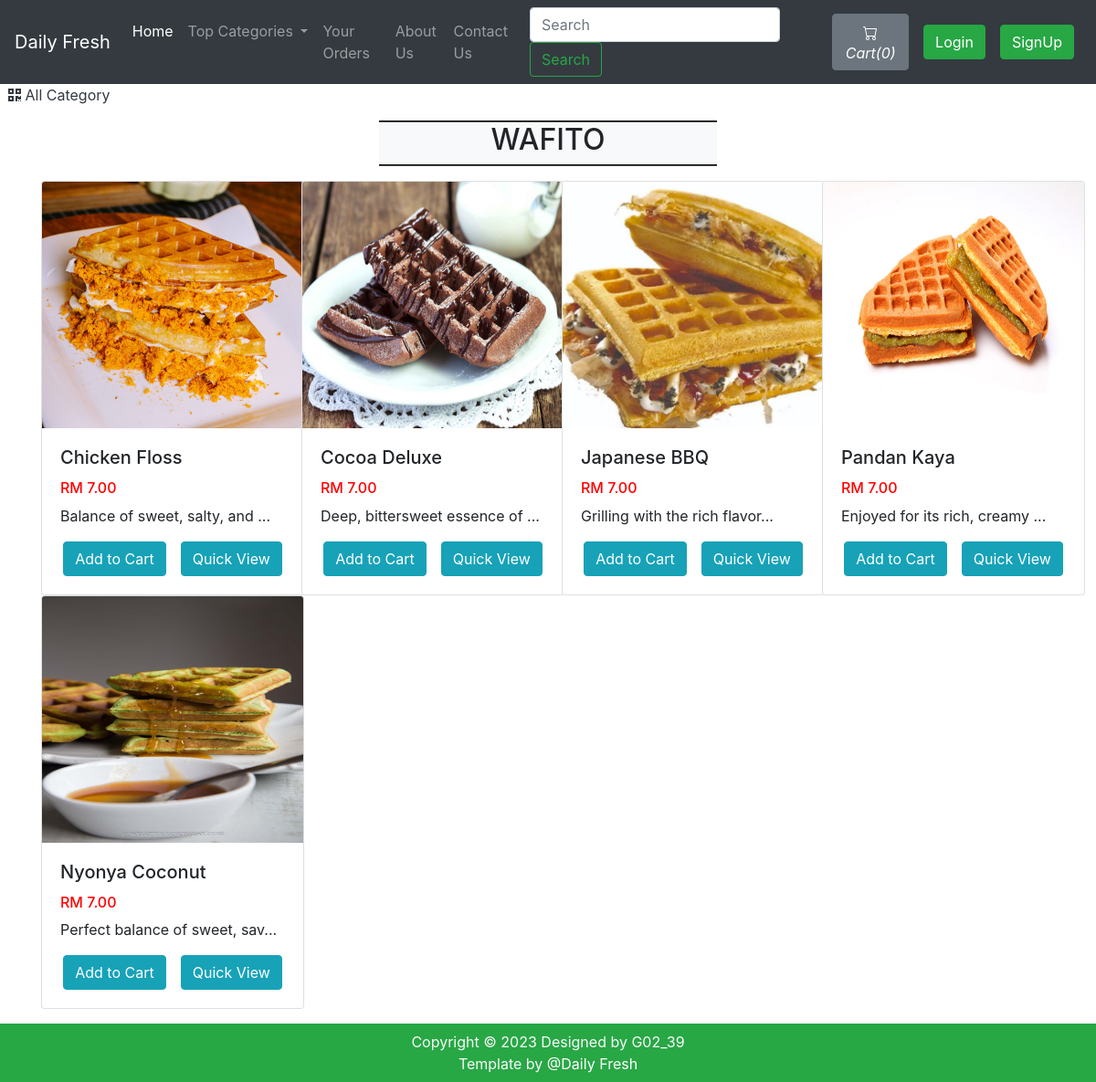
The page /viewPizzaList.php?catid=2 on the database as committed earlier.
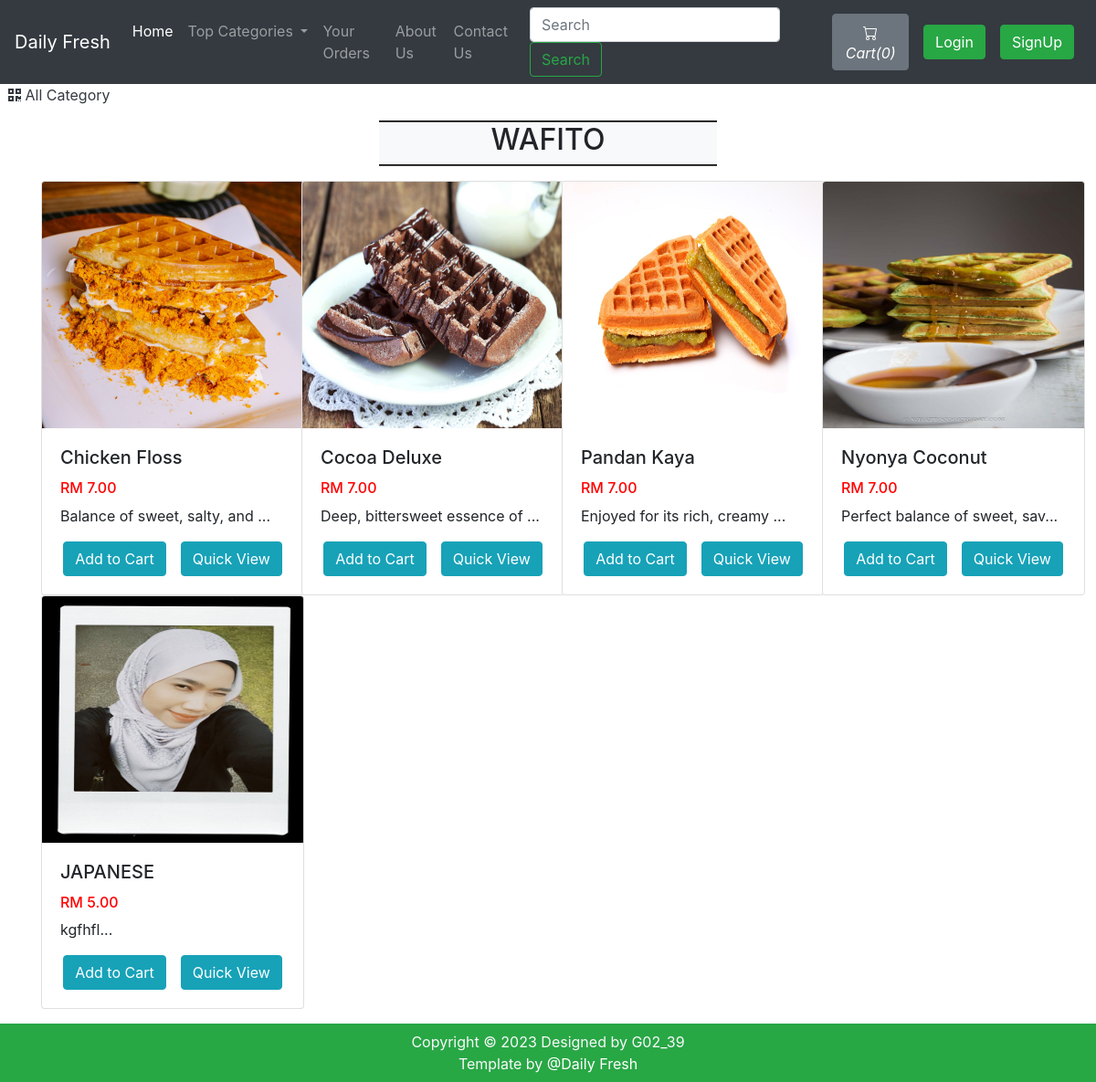
The same page on the database as committed later.
### tables this page shows
CREATE TABLE `pizza` (
  `pizzaId` int(12) NOT NULL,
  `pizzaName` varchar(255) NOT NULL,
  `pizzaPrice` int(12) NOT NULL,
  `pizzaDesc` text NOT NULL,
  `pizzaCategorieId` int(12) NOT NULL,
  `pizzaPubDate` datetime NOT NULL DEFAULT current_timestamp()
);

### viewPizzaList.php (the view, shortened to what this page needs)
<!doctype html>
<html lang="en">
<head>
    <link rel="stylesheet" href="https://stackpath.bootstrapcdn.com/bootstrap/4.4.1/css/bootstrap.min.css">
    <link rel="stylesheet" href="https://use.fontawesome.com/releases/v5.8.2/css/all.css">
</head>
<body>
    <?php include 'partials/_dbconnect.php';?>
    <?php require 'partials/_nav.php' ?>
    <div>&nbsp;
        <a href="index.php" class="active text-dark">
        <i class="fas fa-qrcode"></i>
            <span>All Category</span>
        </a>
    </div>
    <div class="container my-3" id="cont">
        <div class="col-lg-4 text-center bg-light my-3" style="margin:auto;border-top: 2px groove black;border-bottom: 2px groove black;">
            <h2 class="text-center"><span id="catTitle">Items</span></h2>
        </div>
        <div class="row">
        <?php
            $id = $_GET['catid'];
            $sql = "SELECT * FROM `pizza` WHERE pizzaCategorieId = $id";
            $result = mysqli_query($conn, $sql);
            while($row = mysqli_fetch_assoc($result)){
                $pizzaId = $row['pizzaId'];
                $pizzaName = $row['pizzaName'];
                $pizzaPrice = $row['pizzaPrice'];
                $pizzaDesc = $row['pizzaDesc'];
                echo '<div class="col-xs-3 col-sm-3 col-md-3">
                        <div class="card" style="width: 18rem;">
                            <img src="img/food-'.$pizzaId. '.jpg" class="card-img-top" alt="image for this item" width="249px" height="270px">
                            <div class="card-body">
                                <h5 class="card-title">' . substr($pizzaName, 0, 21). '</h5>
                                <h6 style="color: #ff0000">RM '.$pizzaPrice. '.00</h6>
                                <p class="card-text">' . substr($pizzaDesc, 0, 29). '...</p>
                                <div class="row justify-content-center">';
                                if($loggedin){
                                    $quaSql = "SELECT `itemQuantity` FROM `viewcart` WHERE pizzaId = '$pizzaId' AND `userId`='$userId'";
                                    $quaresult = mysqli_query($conn, $quaSql);
                                    $quaExistRows = mysqli_num_rows($quaresult);
                                    if($quaExistRows == 0) {
                                        echo '<form action="partials/_manageCart.php" method="POST">
                                              <input type="hidden" name="itemId" value="'.$pizzaId. '">
                                              <button type="submit" name="addToCart" class="btn btn-info mx-2">Add to Cart</button>';
                                    }else {
                                        echo '<a href="viewCart.php"><button class="btn btn-info mx-2">Go to Cart</button></a>';
                                    }
                                }
                                else{
                                    echo '<button class="btn btn-info mx-2" data-toggle="modal" data-target="#loginModal">Add to Cart</button>';
                                }
                            echo '</form>
                                <a href="viewPizza.php?pizzaid=' . $pizzaId . '" class="mx-2"><button class="btn btn-info">Quick View</button></a>
                                </div>
                            </div>
                        </div>
                    </div>';
            }
            ?>
        </div>
    </div>
    <?php require 'partials/_footer.php' ?>
</body>
</html>

Rows that differ between the two databases and show on the page:
removed pizza: shows a picture, pizzaName "Japanese BBQ", pizzaPrice "7", pizzaDesc "Grilling with the rich flavor"
added pizza: shows a picture, pizzaName "JAPANESE", pizzaPrice "5", pizzaDesc "kgfhfl"
